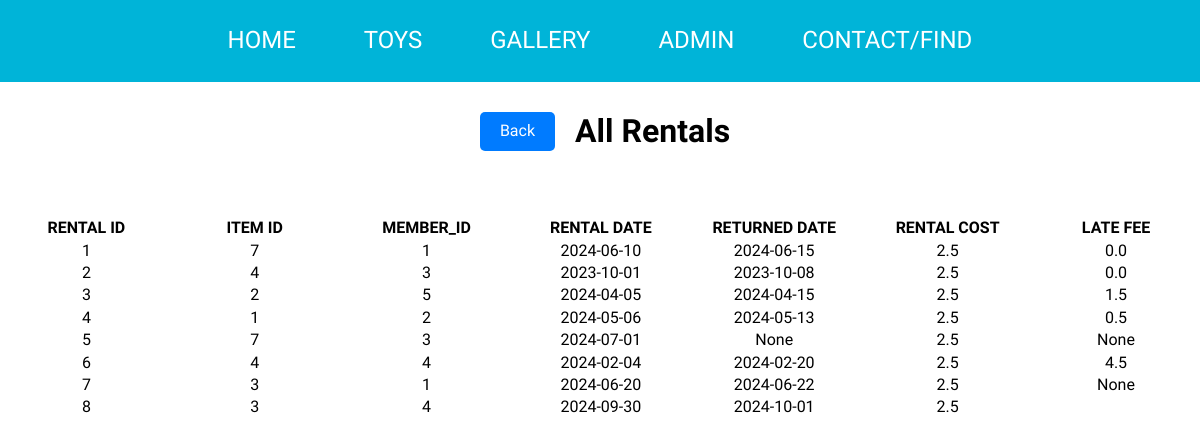
The page /rentals on the database its author committed.
### tables this page shows
CREATE TABLE [Rentals](
  [Rental_ID] INTEGER PRIMARY KEY AUTOINCREMENT NOT NULL, 
  [Item_ID] INTEGER NOT NULL REFERENCES [Items]([Item_ID]), 
  [Member_ID] INTEGER NOT NULL REFERENCES [Members]([Member_ID]), 
  [Rental Date] DATE NOT NULL, 
  [Returned Date] DATE, 
  [Rental Cost] REAL NOT NULL, 
  [Late Fee] REAL);

### pythonApp/databaseApp.py (the view)
@app.route('/rentals')
def rentals():
    db = get_db()
    cursor = db.cursor()
    cursor.execute("SELECT * FROM Rentals")
    results = cursor.fetchall()
    return render_template('rentals.html',results=results)

### pythonApp/databaseApp.py (called while the page is built)
def get_db():
    db = sqlite3.connect(DATABASE)
    return db

### pythonApp/templates/rentals.html
{% extends 'base.html' %}
{% block content %}
<div style="display: flex; align-items: center; justify-content: center; padding: 10px;">
    <a href="{{ url_for('admin_dashboard') }}" class="btn">Back</a>
    <h1 style="margin-left: 10px;">All Rentals</h1>
</div>
<div class="table_styling">
    <table style="text-align:center;">
        <tr>
            <th width="200">RENTAL ID</th>
            <th width="200">ITEM ID</th>
            <th width="200">MEMBER_ID</th>
            <th width="200">RENTAL DATE</th>
            <th width="200">RETURNED DATE</th>
            <th width="200">RENTAL COST</th>
            <th width="200">LATE FEE</th>
        </tr>
        {% for item in results%}
        <tr>
            <td>{{ item[0] }}</td>
            <td>{{ item[1] }}</td>
            <td>{{ item[2] }}</td>
            <td>{{ item[3] }}</td>
            <td>{{ item[4] }}</td>
            <td>{{ item[5] }}</td>
            <td>{{ item[6] }}</td>
        </tr>
        {% endfor %}
    </table>
</div>
{% endblock %}

### pythonApp/static/css/pythonStyle.css (style rules this page uses)
html { height: 100%; width: 100%; line-height: 2; }
body { font-family: 'Cairo', sans-serif; }
a { color: #5dc; text-decoration: none; }
.table_styling { margin-left: auto; margin-right: auto; max-width: fit-content; padding-top: 35px; text-align: center; }
h1 { text-align: center; }
.btn { display: block; margin: 10px; padding: 10px 20px; background-color: #007BFF; color: white; text-decoration: none; border-radius: 5px; transition: background-color 0.3s; }

### rows shown on the page
Rentals: Rental_ID "1", Item_ID "7", Member_ID "1", Rental Date "2024-06-10", Returned Date "2024-06-15", Rental Cost "2.5", Late Fee "0.0"
Rentals: Rental_ID "2", Item_ID "4", Member_ID "3", Rental Date "2023-10-01", Returned Date "2023-10-08", Rental Cost "2.5", Late Fee "0.0"
Rentals: Rental_ID "3", Item_ID "2", Member_ID "5", Rental Date "2024-04-05", Returned Date "2024-04-15", Rental Cost "2.5", Late Fee "1.5"
Rentals: Rental_ID "4", Item_ID "1", Member_ID "2", Rental Date "2024-05-06", Returned Date "2024-05-13", Rental Cost "2.5", Late Fee "0.5"
Rentals: Rental_ID "5", Item_ID "7", Member_ID "3", Rental Date "2024-07-01", item "None", Rental Cost "2.5"
Rentals: Rental_ID "6", Item_ID "4", Member_ID "4", Rental Date "2024-02-04", Returned Date "2024-02-20", Rental Cost "2.5", Late Fee "4.5"
Rentals: Rental_ID "7", Item_ID "3", Member_ID "1", Rental Date "2024-06-20", Returned Date "2024-06-22", Rental Cost "2.5", Late Fee "None"
Rentals: Rental_ID "8", Item_ID "3", Member_ID "4", Rental Date "2024-09-30", Returned Date "2024-10-01", Rental Cost "2.5"
